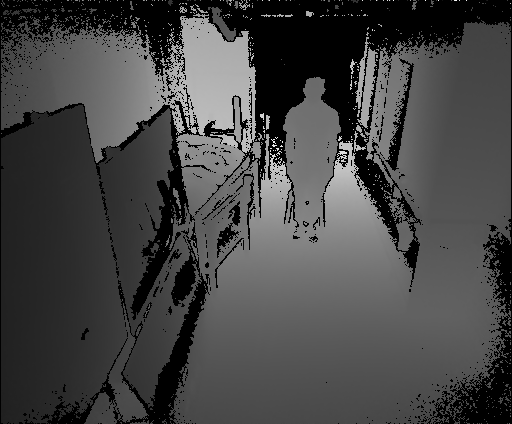
#> input picture pythonscript/ImageTool/images/0000000001.tiff, 512 x 424 px, found by its file name
$ python CvOverlayImage.py
#> lines starting #> are read from the running program, lines starting #| are printed output that depends on the picture; after the words box and inside, x2 and y2 are one past the last pixel; in counts of white or black regions, pixels touching at a corner belong together

import cv2 as cv
import numpy as np
from PIL import Image, ImageFilter, ImageDraw
# from PIL.Image import core as _imaging


class CvOverlayImage(object):
    """
    [summary]
      OpenCV形式の画像に指定画像を重ねる
    """

    def __init__(self):
        pass

    @classmethod
    def overlay(
            cls,
            cv_background_image,
            cv_overlay_image,
            point,
    ):
        """
        [summary]
          OpenCV形式の画像に指定画像を重ねる
        Parameters
        ----------
        cv_background_image : [OpenCV Image]
        cv_overlay_image : [OpenCV Image]
        point : [(x, y)]
        Returns : [OpenCV Image]
        """
        overlay_height, overlay_width = cv_overlay_image.shape[:2]

        # OpenCV形式の画像をPIL形式に変換(α値含む)
        # 背景画像
        cv_rgb_bg_image = cv.cvtColor(cv_background_image, cv.COLOR_BGR2RGB)
        pil_rgb_bg_image = Image.fromarray(cv_rgb_bg_image)
        pil_rgba_bg_image = pil_rgb_bg_image.convert('RGBA')
        # オーバーレイ画像
        cv_rgb_ol_image = cv.cvtColor(cv_overlay_image, cv.COLOR_BGRA2RGBA)
        pil_rgb_ol_image = Image.fromarray(cv_rgb_ol_image)
        pil_rgba_ol_image = pil_rgb_ol_image.convert('RGBA')

        # composite()は同サイズ画像同士が必須のため、合成用画像を用意
        pil_rgba_bg_temp = Image.new('RGBA', pil_rgba_bg_image.size,
                                     (255, 255, 255, 0))
        # 座標を指定し重ね合わせる
        pil_rgba_bg_temp.paste(pil_rgba_ol_image, point, pil_rgba_ol_image)
        result_image = Image.alpha_composite(pil_rgba_bg_image, pil_rgba_bg_temp)

        # OpenCV形式画像へ変換
        cv_bgr_result_image = cv.cvtColor(np.asarray(result_image), cv.COLOR_RGBA2BGRA)

        return cv_bgr_result_image

if __name__ == '__main__':
    basepath = "/home/shoda/Documents/mitsu"
    # cv_background_image = Image.open("pythonscript/ImageTool/ninja_hashiru.png")

    tiffimg = Image.open(basepath + '/depth/0000000001.tiff')
#> tiffimg is the input picture: PIL image 512x424 I;16; min 0, max 7940, mean 2177.5
    tiffimg.save(basepath + '/tp_depth/0000000001.png', 'png')

    tiffimg = Image.open(basepath + '/tp_depth/0000000001.png')
    rgb_im = tiffimg.convert('RGB')
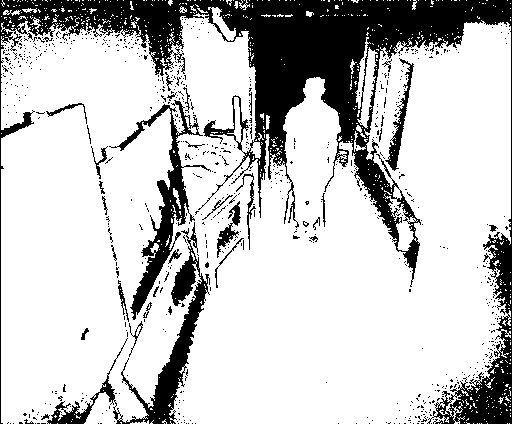
#> rgb_im: PIL image 512x424 RGB; 77.8% white; 736 black regions (701 under 20 px), largest, box (x1, y1, x2, y2) and area: (0, 0, 512, 424) 35539, (47, 222, 210, 424) 4546, (109, 100, 211, 320) 3544
    rgb_im.save(basepath + '/tp_depth/0000000001.jpeg', 'jpeg')

    cv_overlay_image = Image.open(basepath + "/tp_depth/0000000001.jpeg")
    cv_overlay_rimage = cv_overlay_image.copy()
    cv_overlay_rimage.putalpha(192)
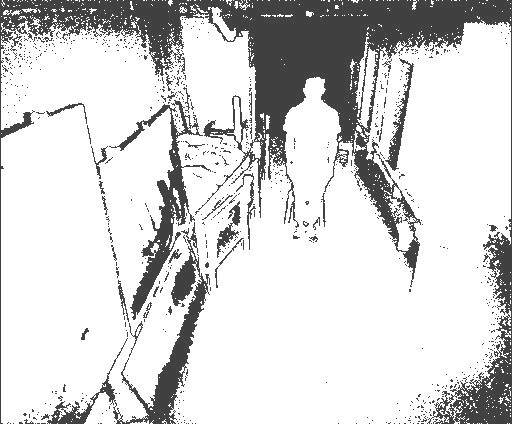
#> cv_overlay_rimage: PIL image 512x424 RGBA; mean R, G, B, A 198.2, 198.2, 198.2, 192; transparent parts drawn white
    cv_overlay_rimage.save(basepath + "/tp_depth/0000000001trans.png")

    point = (0, 0)

    fig_origin = cv.imread(basepath + "/regi_clean/0000000001.jpg")
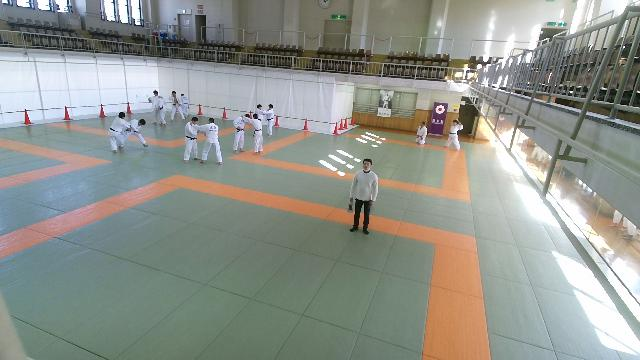
#> input picture pythonscript/ImageTool/0000000001.jpg, 640 x 360 px, found by its file name
#> fig_origin is the input picture: shape (360, 640, 3); mean B, G, R 140.7, 147.7, 144
    fig_fixed = cv.imread(basepath + "/regi_clean_fixed/0000000000.jpg")
    fig_depth = cv.imread(basepath + "/tp_depth/0000000001trans.png", -1)

    image = CvOverlayImage.overlay(fig_origin, fig_depth, point)
#> in overlay, `pil_rgba_bg_temp.paste(pil_rgba_ol_image, point, pil_rgba_ol_image)`:
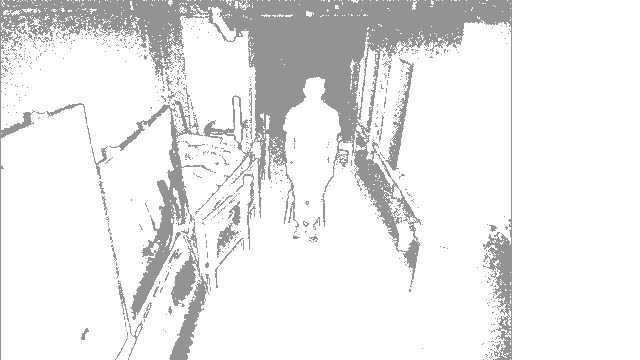
#> pil_rgba_bg_temp: PIL image 640x360 RGBA; mean R, G, B, A 219.6, 219.6, 219.6, 116; transparent parts drawn white
#> in overlay, `result_image = Image.alpha_composite(pil_rgba_bg_image, pil_rgba_bg_te..`:
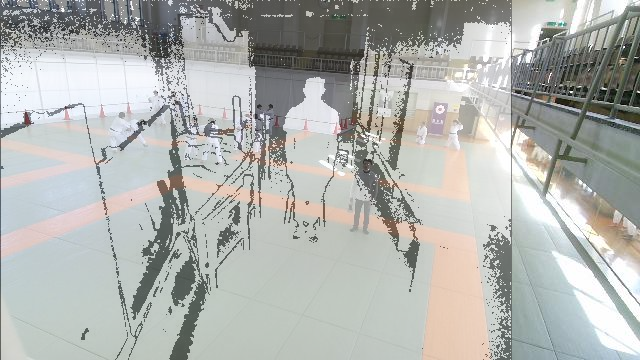
#> result_image: PIL image 640x360 RGBA; mean R, G, B, A 176.7, 179, 175.5, 255
#> in overlay, `cv_bgr_result_image = cv.cvtColor(np.asarray(result_image), cv.COLOR_R..`:
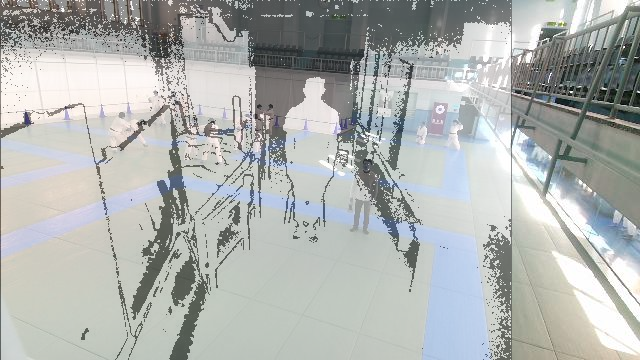
#> cv_bgr_result_image: shape (360, 640, 4); mean R, G, B, A 175.5, 179, 176.7, 255
    image2 = CvOverlayImage.overlay(fig_fixed, fig_depth, point)
#> (the run stopped early here; a loop or call above may not have finished)
